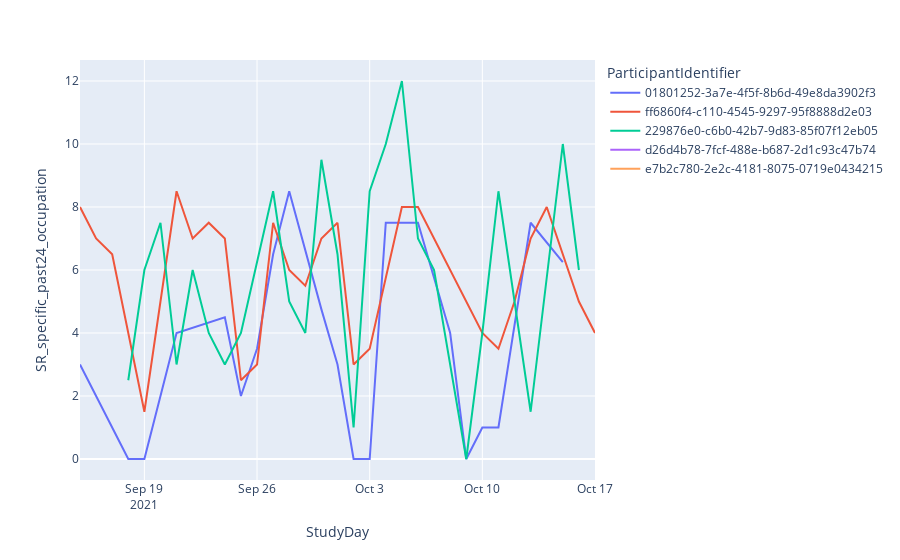

Source (notebook cell):
### Code cell
fig = px.line(df, x="StudyDay", y="SR_specific_past24_occupation", color='ParticipantIdentifier')
fig.show()

### Figure 1 — Plotly figure (JSON) as saved in the notebook; plotly's stock layout.template omitted (floating-point values rounded to 4 significant figures)
{"data": [{"hovertemplate": "ParticipantIdentifier=01801252-3a7e-4f5f-8b6d-49e8da3902f3<br>StudyDay=%{x}<br>SR_specific_past24_occupation=%{y}<extra></extra>", "legendgroup": "01801252-3a7e-4f5f-8b6d-49e8da3902f3", "line": {"color": "#636efa", "dash": "solid"}, "mode": "lines", "name": "01801252-3a7e-4f5f-8b6d-49e8da3902f3", "orientation": "v", "showlegend": true, "type": "scatter", "x": ["2021-09-15", "2021-09-18", "2021-09-19", "2021-09-21", "2021-09-24", "2021-09-25", "2021-09-26", "2021-09-27", "2021-09-28", "2021-09-30", "2021-10-01", "2021-10-02", "2021-10-03", "2021-10-04", "2021-10-06", "2021-10-08", "2021-10-09", "2021-10-10", "2021-10-11", "2021-10-13", "2021-10-15"], "xaxis": "x", "y": [3, 0, 0, 4, 4.5, 2, 3.5, 6.5, 8.5, 4.75, 3, 0, 0, 7.5, 7.5, 4, 0, 1, 1, 7.5, 6.25], "yaxis": "y"}, {"hovertemplate": "ParticipantIdentifier=ff6860f4-c110-4545-9297-95f8888d2e03<br>StudyDay=%{x}<br>SR_specific_past24_occupation=%{y}<extra></extra>", "legendgroup": "ff6860f4-c110-4545-9297-95f8888d2e03", "line": {"color": "#EF553B", "dash": "solid"}, "mode": "lines", "name": "ff6860f4-c110-4545-9297-95f8888d2e03", "orientation": "v", "showlegend": true, "type": "scatter", "x": ["2021-09-15", "2021-09-16", "2021-09-17", "2021-09-19", "2021-09-21", "2021-09-22", "2021-09-23", "2021-09-24", "2021-09-25", "2021-09-26", "2021-09-27", "2021-09-28", "2021-09-29", "2021-09-30", "2021-10-01", "2021-10-02", "2021-10-03", "2021-10-05", "2021-10-06", "2021-10-07", "2021-10-09", "2021-10-10", "2021-10-11", "2021-10-12", "2021-10-13", "2021-10-14", "2021-10-16", "2021-10-17"], "xaxis": "x", "y": [8, 7, 6.5, 1.5, 8.5, 7, 7.5, 7, 2.5, 3, 7.5, 6, 5.5, 7, 7.5, 3, 3.5, 8, 8, 7, 5, 4, 3.5, 5, 7, 8, 5, 4], "yaxis": "y"}, {"hovertemplate": "ParticipantIdentifier=229876e0-c6b0-42b7-9d83-85f07f12eb05<br>StudyDay=%{x}<br>SR_specific_past24_occupation=%{y}<extra></extra>", "legendgroup": "229876e0-c6b0-42b7-9d83-85f07f12eb05", "line": {"color": "#00cc96", "dash": "solid"}, "mode": "lines", "name": "229876e0-c6b0-42b7-9d83-85f07f12eb05", "orientation": "v", "showlegend": true, "type": "scatter", "x": ["2021-09-18", "2021-09-19", "2021-09-20", "2021-09-21", "2021-09-22", "2021-09-23", "2021-09-24", "2021-09-25", "2021-09-27", "2021-09-28", "2021-09-29", "2021-09-30", "2021-10-01", "2021-10-02", "2021-10-03", "2021-10-04", "2021-10-05", "2021-10-06", "2021-10-07", "2021-10-09", "2021-10-10", "2021-10-11", "2021-10-13", "2021-10-15", "2021-10-16"], "xaxis": "x", "y": [2.5, 6, 7.5, 3, 6, 4, 3, 4, 8.5, 5, 4, 9.5, 6.5, 1, 8.5, 10, 12, 7, 6, 0, 4, 8.5, 1.5, 10, 6], "yaxis": "y"}, {"hovertemplate": "ParticipantIdentifier=d26d4b78-7fcf-488e-b687-2d1c93c47b74<br>StudyDay=%{x}<br>SR_specific_past24_occupation=%{y}<extra></extra>", "legendgroup": "d26d4b78-7fcf-488e-b687-2d1c93c47b74", "line": {"color": "#ab63fa", "dash": "solid"}, "mode": "lines", "name": "d26d4b78-7fcf-488e-b687-2d1c93c47b74", "orientation": "v", "showlegend": true, "type": "scatter", "x": ["2021-09-23"], "xaxis": "x", "y": [9.5], "yaxis": "y"}, {"hovertemplate": "ParticipantIdentifier=e7b2c780-2e2c-4181-8075-0719e0434215<br>StudyDay=%{x}<br>SR_specific_past24_occupation=%{y}<extra></extra>", "legendgroup": "e7b2c780-2e2c-4181-8075-0719e0434215", "line": {"color": "#FFA15A", "dash": "solid"}, "mode": "lines", "name": "e7b2c780-2e2c-4181-8075-0719e0434215", "orientation": "v", "showlegend": true, "type": "scatter", "x": ["2021-10-05"], "xaxis": "x", "y": [10], "yaxis": "y"}], "layout": {"autosize": true, "legend": {"title": {"text": "ParticipantIdentifier"}, "tracegroupgap": 0}, "margin": {"t": 60}, "xaxis": {"anchor": "y", "autorange": true, "domain": [0, 1], "range": ["2021-09-15", "2021-10-17"], "title": {"text": "StudyDay"}, "type": "date"}, "yaxis": {"anchor": "x", "autorange": true, "domain": [0, 1], "range": [-0.6667, 12.67], "title": {"text": "SR_specific_past24_occupation"}, "type": "linear"}}}
